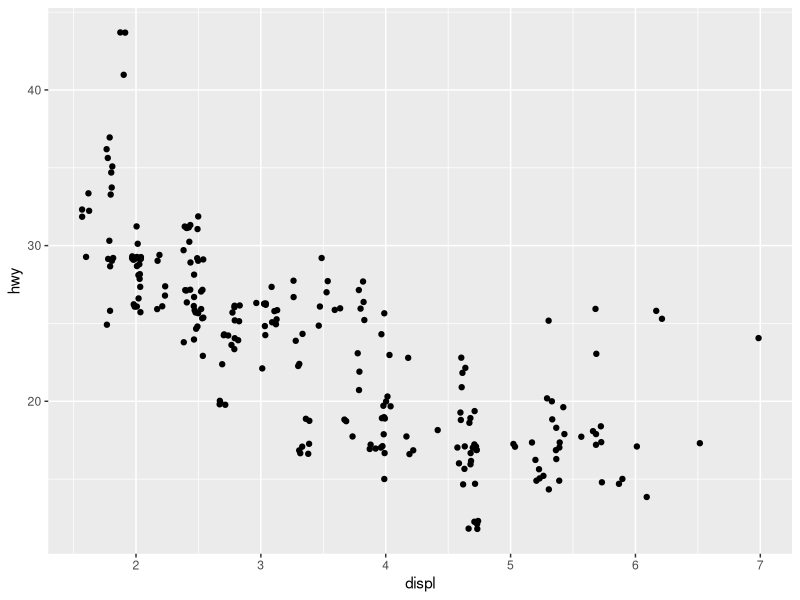
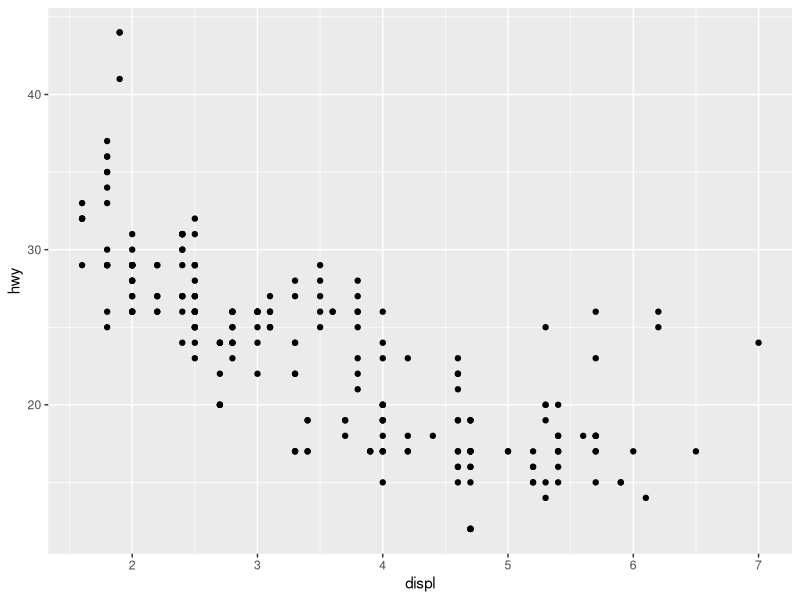
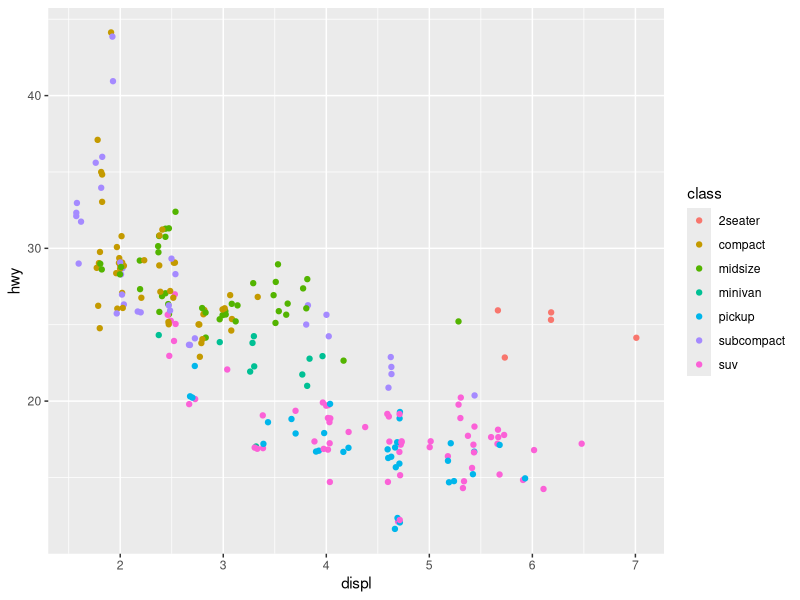
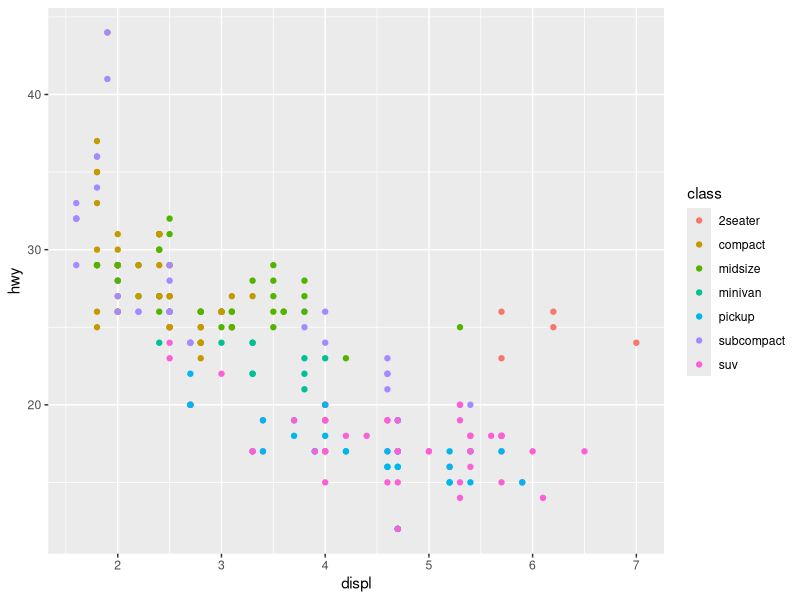
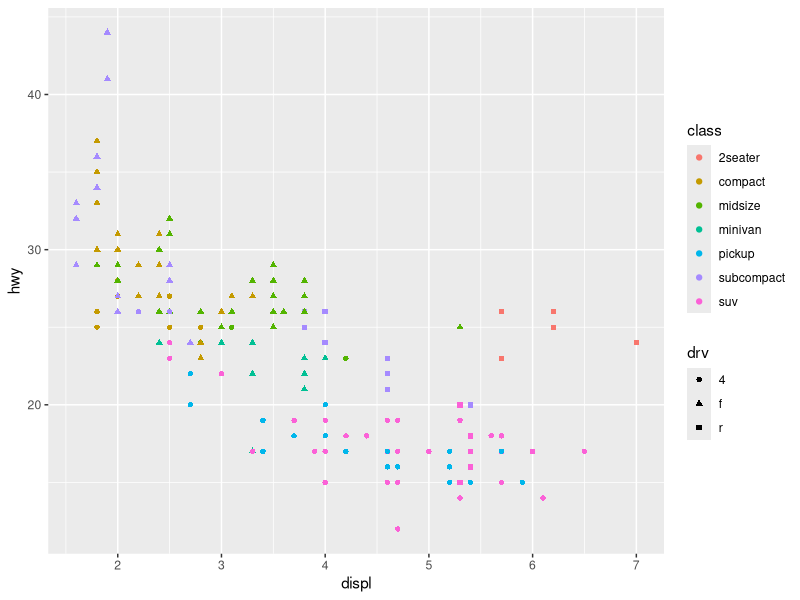
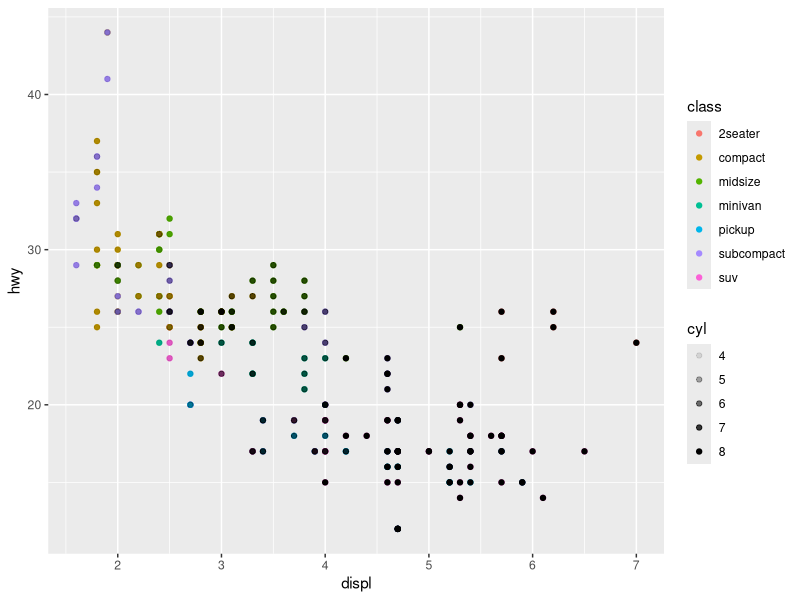
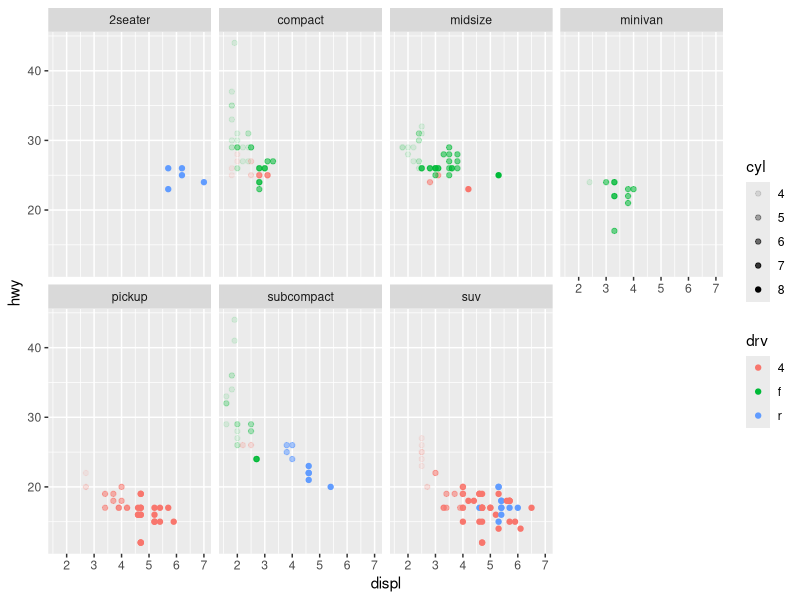
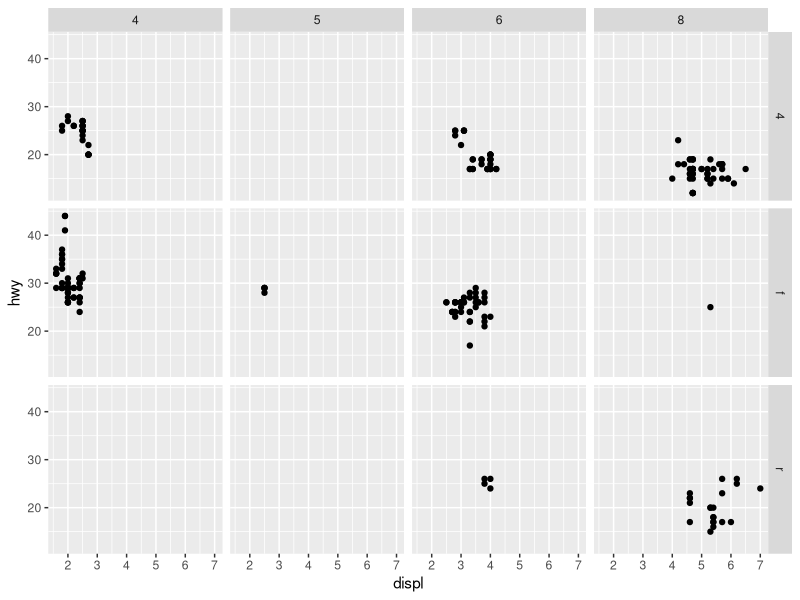

Recreate these plots in R, in order.
# lesson201.R
# This program demonstrates the use of data visualization tool(s) in R.
# As preliminary assumptions, the data frame(s) are in rectangular form.
# This program demonstrates the use of ggplot() and geom_point(), geom_smooth(),
# which are best at plotting discrete samples and fitting the relation shapes in
# 2-D, 2.5-D plots.

##
## Load package
library(tidyverse)
head(mpg)
?mpg
?ggplot
?geom_point

## Exp1: Visualize x-y in a 2-D plot where x, y are continuous values.
# 1-1:
ggplot(data=mpg) +
  geom_point(mapping=aes(x=displ, y=hwy), color="black", position='jitter')
# 1-2:
ggplot(data=mpg, mapping=aes(x=displ, y=hwy)) +
  geom_point(mapping=aes(), color="black")
# Explanation to Exp1:
# ggplot() initializes a ggplot object, i.e. a "figure" in this example.
# "data" defines the default data frame to be used for plotting.
# "mapping = aes()" defines the default aesthetic mappings to be used in the plot. This can also
# be defined in geom_xxx()
# geom_xxx defines different types of plots, e.g. scatter plots, bar chart, etc.

## Exp2: Visualize x-y-z in a 2.5-D plot where x, y are continuous values and z is
# category value.
# 2-1:
ggplot(data=mpg) +
  geom_point(mapping=aes(x=displ, y=hwy, color=class), position='jitter')
# 2-2:
ggplot(data=mpg, mapping=aes(x=displ, y=hwy)) +
  geom_point(mapping=aes(color=class))
# Explanation to Exp2:
# geom_point(mapping=aes(...)) has multiple inputs that can be used in 2.5-D plotting, including
# alpha (transparency), color, size, shape, etc.
# Some of these inputs, e.g. alpha and size, are good for continuous variable display,
# while others, e.g. color, shape, are more for category value display.
# It is also possible to superpose multiple mapping effect on the same figure. For example,
# 2-3:
ggplot(data=mpg, mapping=aes(x=displ, y=hwy)) +
  geom_point(mapping=aes(color=class, shape=drv))
# 2-4:
ggplot(data=mpg, mapping=aes(x=displ, y=hwy)) +
  geom_point(mapping=aes(color=class)) +
  geom_point(mapping=aes(alpha=cyl))

## Exp3: Visualize x-y in 2-D plots, with x, y continuous values and z being 
# used to split the plots into facets.
ggplot(data=mpg, mapping=aes(x=displ, y=hwy)) +
  geom_point(mapping=aes(alpha=cyl, color=drv)) +
  facet_wrap(~class, nrow=2)
## Exp4: visualize x-y in 2-D plots, with x, y continuous values and a, b being 
# used to split the plots into facets.
ggplot(data=mpg, mapping=aes(x=displ, y=hwy)) +
  geom_point(mapping=aes()) +
  facet_grid(drv ~ cyl)
# Explanation to Exp3, Exp4:
# facet_wrap and facet_grid can be used to split the plots into facets based on the third/fourth
# discrete attribute of the samples.

## Exp5: Use a smooth line to fit samples (x, y) in a x-y 2-D plot, where x, y 
# are continuous values.
# 5-1:
ggplot(data=mpg, mapping=aes(x=displ, y=hwy)) +
  geom_point() +
  geom_smooth()
# 5-2:
ggplot(data=mpg, mapping=aes(x=displ, y=hwy)) +
  geom_point(mapping=aes(color=drv)) +
  geom_smooth(mapping=aes(color=drv))
# Explanation to Exp5: use geom_smooth to plot smooth line for fitting.
